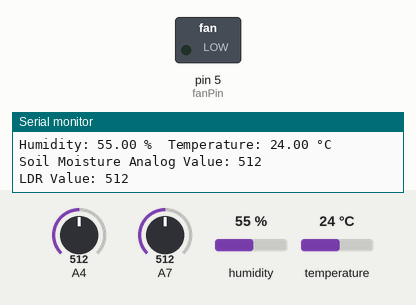
Simulated run of this sketch. Board: Arduino Mega 2560, built with avr-gcc and run on an emulated ATmega2560. Shown: switched loads named in the sketch (green lamp = pin HIGH), the last lines printed to the serial monitor. The test bench sets the inputs (shaded band); at power-on: temperature 24 °C, A4 = 512, A7 = 512, humidity 55 %.

Above: at 2.8 s.
2.9 s: temperature set to 26.5 °C
5.6 s: temperature set to 27.6 °C
At 6.4 s:
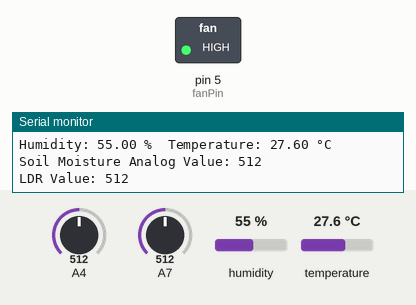
8.3 s: temperature set to 12 °C
At 10.7 s:
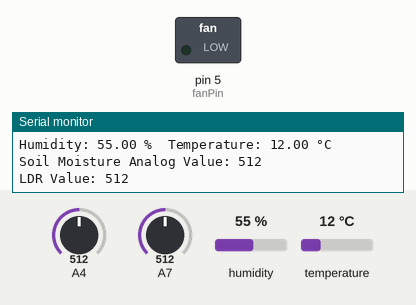
11.6 s: temperature set to 28 °C
At 13.4 s:
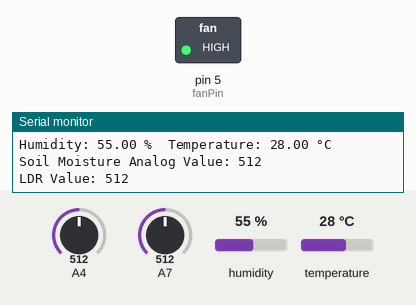
14.3 s: A4 set to 104
20.3 s: A4 set to 95
Timing chart, 0 to 23.3 s (numbered marks = the images above; inputs shaded):
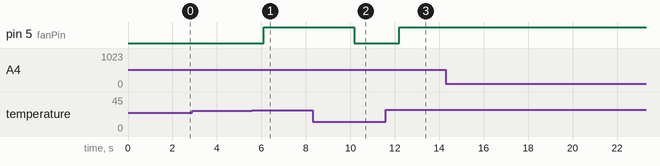

The sketch:

temp_fan.ino
```cpp
/*
 * File: Temp_fan
 * Author: Vishnu Vinod Nair
 */
#include "DHT.h"

// DHT22 configuration
#define DHTPIN 4        // GPIO pin connected to DHT22
#define DHTTYPE DHT22   // Specify DHT22 sensor

// Sensors
const int ldrPin = 39;     // ADC pin for LDR
const int sensorPin = 36;  // ADC pin for soil moisture
const int fanPin = 5;


DHT dht(DHTPIN, DHTTYPE);

void setup() {
  Serial.begin(9600);   // Start serial communication
  dht.begin();          // Initialize the DHT sensor

  pinMode(fanPin, OUTPUT);
}

void loop() {
  readTempHumidity();   // Read and print temperature & humidity
  readMoisture();       // Read and print soil moisture
  readLdr();            // Read and print LDR

  delay(2000);          // Wait 2s before repeating (needed for DHT22!)
}

// Function to read humidity & temperature
void readTempHumidity() {
  float humidity = dht.readHumidity();
  float temperature = dht.readTemperature();

  if (isnan(humidity) || isnan(temperature)) {
    Serial.println("Error: Unable to read from DHT sensor.");
    return;
  }

  if (temperature > 27){
    digitalWrite(fanPin, HIGH); // Turn fan ON
  }
  else{
    digitalWrite(fanPin, LOW); // Turn fan OFF
  }

  Serial.print("Humidity: ");
  Serial.print(humidity);
  Serial.print(" %\t");
  Serial.print("Temperature: ");
  Serial.print(temperature);
  Serial.println(" °C");
}

// Function to read soil moisture
int readMoisture() {
  int analogValue = analogRead(sensorPin); // Soil moisture sensor value
  Serial.print("Soil Moisture Analog Value: ");
  Serial.println(analogValue);
  return analogValue;
}

// Function to read LDR
int readLdr() {
  int ldrValue = analogRead(ldrPin);
  Serial.print("LDR Value: ");
  Serial.println(ldrValue);
  return ldrValue;
}
```

Measured:
- the behaviour switches between 27 and 27.1 °C on temperature (found by bisection; images 0 and 1)
- after the input at 5.6 s, pin 5 (fanPin): LOW → HIGH after 0.50 s
- after the input at 8.3 s, pin 5 (fanPin): HIGH → LOW after 1.9 s
- after the input at 11.6 s, pin 5 (fanPin): LOW → HIGH after 0.60 s
